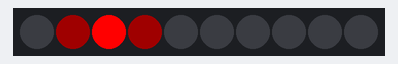
Recording of a sketch running on a simulated Arduino Uno, built with avr-gcc and run on an emulated ATmega328P. Shown: 10 RGB LEDs in strip order, left to right.

Above: at 0.37 s.
At 3.6 s:
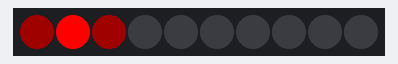
At 12.16 s:
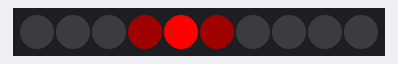
At 20.68 s:
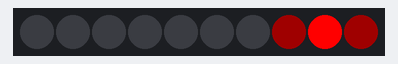
At 28.96 s:
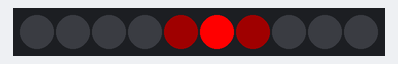
At 37.7 s:
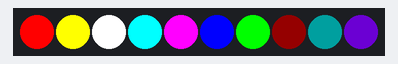

Measured:
- what the display in image 1 shows lasts 0.5 s, from 3.5 s to 4.0 s

The sketch:

leds.ino
```cpp
#include <Adafruit_NeoPixel.h>
// include the library to talk to the leds

#ifdef __AVR__
  #include <avr/power.h>
#endif
// if we are on an AVR chip (most older arduinos) we need to include the special power library

#define PIN 2
// this is the control pin, it will hook to the center/din pin on the strips, it can be almost any pin on the board simply by using the number instead of 6

#define NUMLED 10
// how many individual leds are on our strip

Adafruit_NeoPixel strip = Adafruit_NeoPixel(NUMLED, PIN, NEO_GRB + NEO_KHZ800);
// define the object to represent the strip of leds, call it "strip", it has NUMLED leds, it will be run on pin PIN and is NEO_GRB type at NEO_KHZ800 speed
// see f)ile e)xamples a)dafruit n)neo pixels, strand test for other supported speeds and types

void setup()
{
  // put your setup code here, to run once:
  strip.begin();
  //we are going to use the object "strip" we created above, so let's initialize it
  stripClear();
}

void loop()
{
  // put your main code here, to run repeatedly:
  cylonEye();
  rainbow();
}

void stripClear()
{
  for (int pos = 0; pos < NUMLED; pos++)
  {
    strip.setPixelColor(pos, strip.Color(0, 0, 0));
  }
  strip.show();
  // Initialize all pixels to 'off'
}

void cylonEye()
{
  for (int loopNum = 1; loopNum < 11; loopNum++)
  {
    for (int pos = 0; pos < NUMLED - 3; pos++)
    // we are going to count from 0 (the first led/pixel) to the number of leds on the strip - 3
    {
      for (int stripPos = 0; stripPos < NUMLED - 1; stripPos++)
      {
        if (stripPos == pos)
        {
          strip.setPixelColor(stripPos, strip.Color(32, 0, 0));
        }
        else if (stripPos == (pos + 1))
        {
          strip.setPixelColor(stripPos, strip.Color(255, 0, 0));
        }
        else if (stripPos == (pos + 2))
        {
          strip.setPixelColor(stripPos, strip.Color(32, 0, 0));
        }
        else
        {
          strip.setPixelColor(stripPos, strip.Color(0, 0, 0));
        }
      }
      strip.show();
      // tell the "strip" to do what we have set up
      delay(250);
      // sleep for 1/4 of a second for the effect to work (1 second is 1000 miliseconds, delay takes miliseconds as it's parameter)
    }
    for (int pos = NUMLED - 3; pos > -1; pos--)
    // we are going to count from 0 (the first led/pixel) to the number of leds on the strip - 3
    {
      for (int stripPos = NUMLED - 1; stripPos > -1; stripPos--)
      {
        if (stripPos == pos)
        {
          strip.setPixelColor(stripPos, strip.Color(32, 0, 0));
        }
        else if (stripPos == (pos + 1))
        {
          strip.setPixelColor(stripPos, strip.Color(255, 0, 0));
        }
        else if (stripPos == (pos + 2))
        {
          strip.setPixelColor(stripPos, strip.Color(32, 0, 0));
        }
        else
        {
          strip.setPixelColor(stripPos, strip.Color(0, 0, 0));
        }
      }
      strip.show();
      // tell the "strip" to do what we have set up
      delay(250);
      // sleep for 1/4 of a second for the effect to work (1 second is 1000 miliseconds, delay takes miliseconds as it's parameter)
    }
  }
}

void rainbow()
{
  stripClear();
  strip.setPixelColor(0, strip.Color(255, 0, 0));
  strip.setPixelColor(1, strip.Color(255, 255, 0));
  strip.setPixelColor(2, strip.Color(255, 255, 255));
  strip.setPixelColor(3, strip.Color(0, 255, 255));
  strip.setPixelColor(4, strip.Color(255, 0, 255));
  strip.setPixelColor(5, strip.Color(0, 0, 255));
  strip.setPixelColor(6, strip.Color(0, 255, 0));
  strip.setPixelColor(7, strip.Color(20, 0, 0));
  strip.setPixelColor(8, strip.Color(0, 32, 32));
  strip.setPixelColor(9, strip.Color(255, 127, 32));
  strip.setPixelColor(9, strip.Color(64, 0, 127));
  strip.show();
  delay(5000);
  stripClear();
}
```
